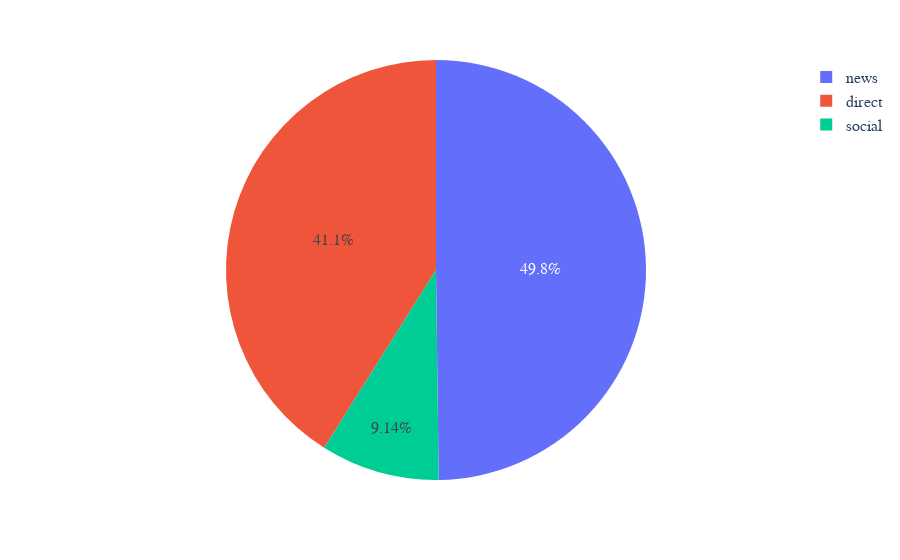

Notebook source saved alongside this figure:
### Code cell
fig.show()

### Figure 1 — Plotly figure (JSON) as saved in the notebook; plotly's stock layout.template omitted (floating-point values rounded to 4 significant figures)
{"data": [{"domain": {"x": [0, 1], "y": [0, 1]}, "hovertemplate": "genre=%{label}<br>message=%{value}<extra></extra>", "labels": ["direct", "news", "social"], "legendgroup": "", "name": "", "showlegend": true, "type": "pie", "values": [10766, 13054, 2396]}], "layout": {"autosize": true, "font": {"family": "Times New Roman", "size": 16}, "legend": {"tracegroupgap": 0}, "margin": {"t": 60}}}
